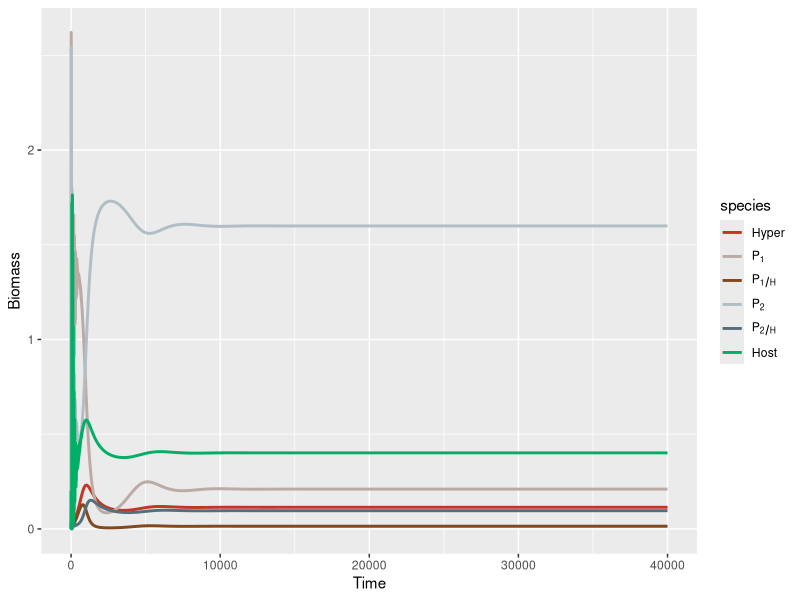

Reproduce this figure in R. (Note: this script raises an error after producing the figure.)
library(deSolve)
library(tidyverse)

### Build up Mechanism 2 ----
M2 <- function(times, state, parms) {
  with(as.list(c(state, parms)), {
    dH_dt = (h1 * o1 * P1H) + (h2 * o2 * P2H) - (c1 * b1 * P1 + c2 * b2 * P2) * H - (d * H)
    dP1H_dt = (b1 * P1 * H) + DL * (e1H * psi1 * a1 * P1H * S) - (o1 + m1) * P1H
    dP2H_dt = (b2 * P2 * H) + DL * (e2H * psi2 * a2 * P2H * S) - (o2 + m2) * P2H
    dP1_dt = (e1 * a1 * P1) * S - (b1 * P1) * H + (1 - DL) * (e1H * psi1 * a1 * P1H * S) - m1 * P1
    dP2_dt = (e2 * a2 * P2) * S - (b2 * P2) * H + (1 - DL) * (e2H * psi2 * a2 * P2H * S) - m2 * P2
    dS_dt = (r * S * (1-S/K) - (a1 * P1 + a2 * P2 + psi1 * a1 * P1H + psi2 * a2 * P2H) * S)# * epsilon
    return(list(c(dH_dt, dP1H_dt, dP2H_dt, dP1_dt, dP2_dt, dS_dt)))
  })
}

### Model parameters ----
times <- seq(0, 40000, by = 1)
#state <- c(H = 1, P1H = 0, P2H = 0, P1 = 2, P2 = 2, S = 5)
state <- c(H = 0.1, P1H = 0, P2H = 0, P1 = 0.01, P2 = 0.01, S = 0.2)
#state <- c(H = 0.1638255, P1H = 0.02361139, P2H =  0.1168105, P1 =  0.6125324, P2 = 1.346811, S = 0.4553895)
#Change alpha and beta--
parms <- c(epsilon = 1,
           r = 1, K = 10,
           a1 = 0.5, a2 = 0.5, psi1 = 1, psi2 = 1, e1 = 0.5, e2 = 0.5,
           b1 = 0.5, b2 = 0.45, m1 = 0.05, m2 = 0.055, e1H = 0.5, e2H = 0.5,
           o1 = 0.8, o2 = 0.8, h1 = 1, h2 = 1, c1 = 0.9, c2 = 0.9, d = 0.03, DL = 0)

#parms <- c(r = 1, K = 10,a1 = 0.35, a2 = 0.5, psi1 = 1, psi2 = 1, e1 = 0.5, e2 = 0.5,b1 = 0.2, b2 = 0.45, m1 = 0.05, m2 = 0.0536, e1H = 0.5, e2H = 0.5,o1 = 0.8, o2 = 0.8, h1 = 1, h2 = 1, c1 = 0.9, c2 = 0.9, d = 0.03, DL = 0)

### Model application ----
pop_size = ode(func = M2, times = times, y = state, parms = parms)

tail(pop_size)

### Plot the result ----
## Plotting
pop_size %>%
  as.data.frame() %>%
  filter(time %% 10 == 0) %>%
  #filter(time > 1000) %>%
  #View()
  pivot_longer(cols = c("H", "P1H", "P2H", "P1", "P2", "S"), #"H", "P1H", "P2H", "P1", "P2", "S" 
             names_to = "species", values_to = "biomass") %>%
  #filter(species == c("H","S")) %>%
  ggplot(mapping = aes(x = time, y = biomass, color = species)) +
  labs(x = "Time", y = "Biomass") +  #title = expression(P[1]~"win") paste0("r =", parms["r"])) expression(α[1] == 0.35)+ #title = expression(α[1] == 0.35 ~","~ β[1] == 0.2 )
  geom_line(lwd = 1) +
  #geom_hline(yintercept = 0.28905636, color = "black", linetype = "dashed", size = 1) +
  scale_colour_manual(labels = c("H" = "Hyper", "P1" = expression(P[1]), "P1H" = expression(P[1/H]), "P2" = expression(P[2]), "P2H" = expression(P[2/H]), "S" = "Host"),
                      values = c("H" = "#C03728", "P1" = "#BCAAA4", "P1H" = "#82491E",
                                 "P2" = "#B0BEC5", "P2H" = "#546E7A", "S" = "#00AF66"))

#ggsave("P2 in m2 00536 Tless500.png", width = 20, height = 11.25, units = "cm", dpi = 1600)

### Plotting the per capita growth rate----
pop_size %>%
  as.data.frame() %>%
  filter(time %% 1 == 0) %>%
  #filter(time > 100) %>%
  #View()
  pivot_longer(cols = c("per_H", "per_P1H", "per_P2H", "per_P1", "per_P2", "per_S"), 
               #"H", "P1H", "P2H", "P1", "P2", "S" 
               #"per_H", "per_P1H", "per_P2H", "per_P1", "per_P2", "per_S"
               names_to = "species", values_to = "rate") %>%
  #filter(species == c("H","S")) %>%
  ggplot(mapping = aes(x = time, y = rate, color = species)) +
  labs(x = "Time", y = "Rate", title = expression(m[1] < m[2])) +  #paste0("r =", parms["r"]))
  geom_line(lwd = 1) +
  scale_colour_manual(labels = c("per_H" = expression(r[H]), "per_P1H" = expression(r[P[1/H]]),
                                 "per_P2H" = expression(r[P[2/H]]) , "per_P1" = expression(r[P[1]]),
                                 "per_P2" = expression(r[P[2]]), "per_S" = expression(r[S])),
                      values = c('per_H' = "#C03728", 'per_P1H' = "#82491E", 
                                 'per_P2H' = "#546E7A", 'per_P1' = "#BCAAA4", 
                                 'per_P2' = "#B0BEC5", 'per_S' = "#00AF66"))

View(pop_size)
sd(pop_size[(nrow(pop_size)-round(length(times)*0.35)):nrow(pop_size),"S"]) > 1e-8

## Theme setting
A = 
  theme_bw()+
  theme(
    plot.title = element_text(hjust = 0.5, size = 20),
    axis.text.x = element_text(size = 15),
    axis.text.y = element_text(size = 15),
    axis.title.x = element_text(size = 20),
    axis.title.y = element_text(size = 20),
    legend.text = element_text(size = 10),
    legend.text.align = 0)
theme_set(A)


### Calculate the S* of each time step
pop_size =
  pop_size %>%
  as.data.frame() %>%
  mutate(
       S2 = with(as.list(parms), {
         ((b2 * H + m2) * (m2 + o2))/ (e2 * a2 * (m2 + o2) + e2H * psi2 * a2 * b2 * H)}),
       S1 = with(as.list(parms), {
         ((b1 * H + m1) * (m1 + o1))/ (e1 * a1 * (m1 + o1) + e1H * psi1 * a1 * b1 * H)})
       )

## Plotting
pop_size %>%
  as.data.frame() %>%
  filter(time %% 1 == 0) %>%
  filter(time < 5000) %>%
  #View()
  pivot_longer(cols = c("H", "P1", "P2", "S1", "S2" ), #"H", "P1H", "P2H", "P1", "P2", "S" 
               names_to = "species", values_to = "biomass") %>%
  #filter(species == c("H","S")) %>%
  ggplot(mapping = aes(x = time, y = biomass, color = species)) +
  labs(x = "Time", y = "Biomass") +  #, title = expression(P[1]~"win") paste0("r =", parms["r"])) expression(α[1] == 0.35)
  geom_line(lwd = 1) +
  #geom_hline(yintercept = 0.133791930, color = "black", linetype = "dashed", size = 1) +
  scale_colour_manual(labels = c("H" = "Hyper", "P1" = expression(P[1]), "P1H" = expression(P[1/H]), "P2" = expression(P[2]), "P2H" = expression(P[2/H]), "S" = "Host"),
                      values = c("H" = "#C03728", "P1" = "#BCAAA4", "P1H" = "#82491E",
                                 "P2" = "#B0BEC5", "P2H" = "#546E7A", "S" = "#00AF66",
                                 "S1" = "#5e4a59", "S2" = "#a45ea1"))

tail(pop_size)
ggsave("m2 00536 sStar.png", width = 20, height = 11.25, units = "cm", dpi = 800)
